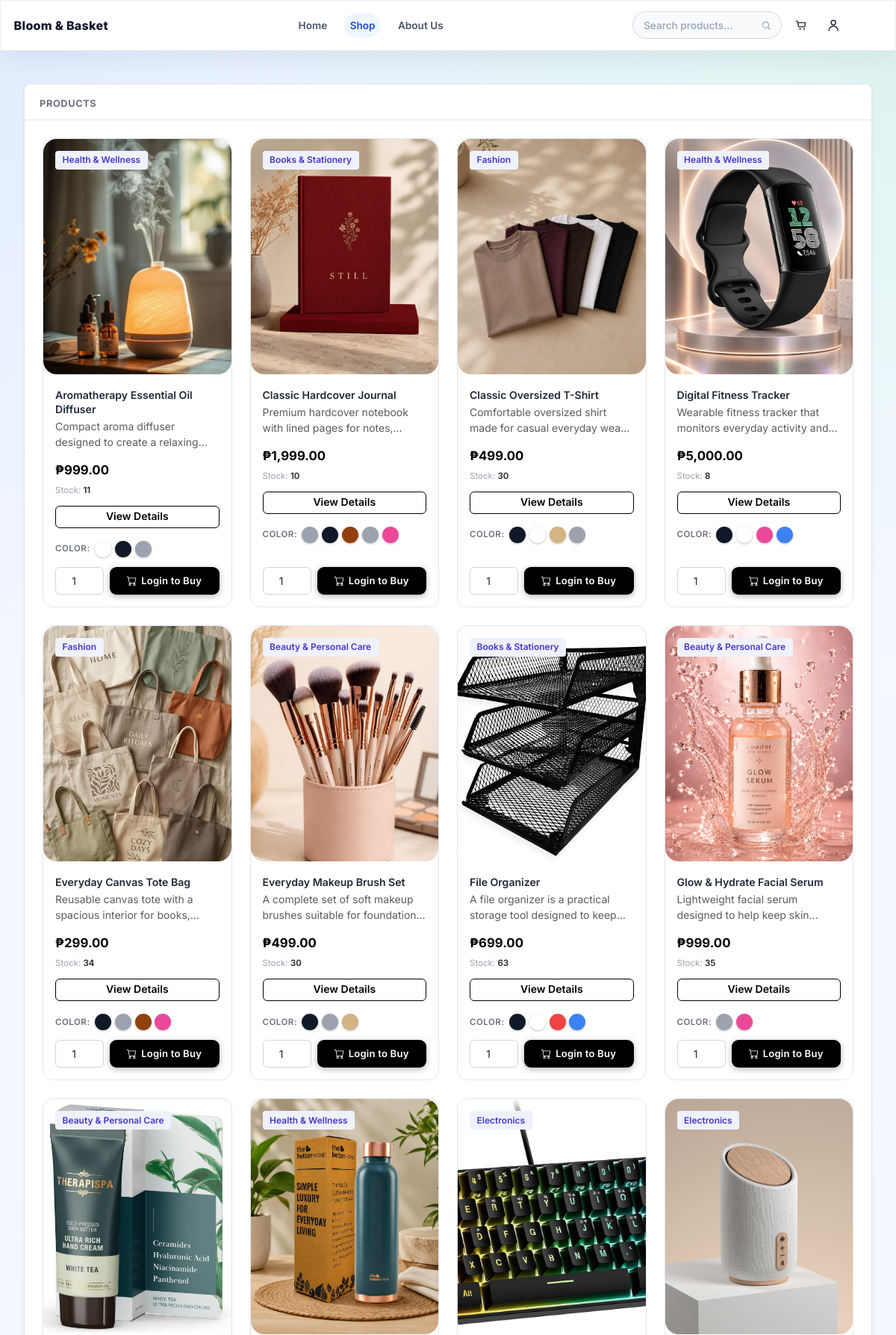
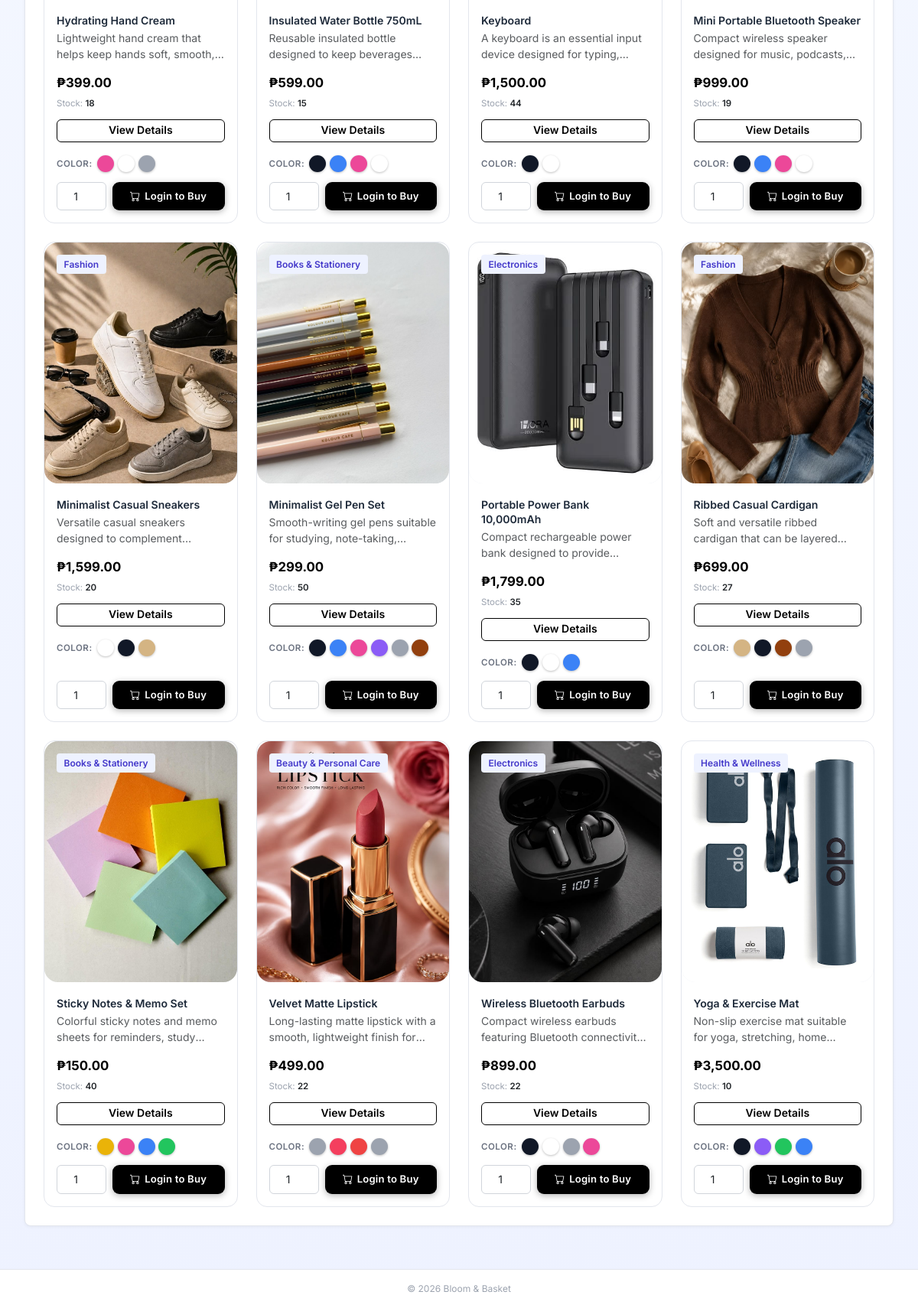
Screenshot of /browse.php with the database file from the repository (2 pictures, top to bottom).
### tables this page shows
CREATE TABLE `products` (
  `product_id` int(11) NOT NULL AUTO_INCREMENT,
  `category_id` int(11) NOT NULL,
  `created_by` int(11) DEFAULT NULL,
  `updated_by` int(11) DEFAULT NULL,
  `product_name` varchar(150) NOT NULL,
  `description` text DEFAULT NULL,
  `price` decimal(10,2) NOT NULL,
  `stock_quantity` int(11) NOT NULL DEFAULT 0,
  `image_url` varchar(255) DEFAULT NULL,
  `created_at` timestamp NOT NULL DEFAULT current_timestamp(),
  PRIMARY KEY (`product_id`),
  KEY `fk_products_category` (`category_id`),
  KEY `fk_products_created_by` (`created_by`),
  KEY `fk_products_updated_by` (`updated_by`),
  CONSTRAINT `fk_products_category` FOREIGN KEY (`category_id`) REFERENCES `categories` (`category_id`) ON DELETE CASCADE ON UPDATE CASCADE,
  CONSTRAINT `fk_products_created_by` FOREIGN KEY (`created_by`) REFERENCES `admins` (`admin_id`) ON DELETE SET NULL ON UPDATE CASCADE,
  CONSTRAINT `fk_products_updated_by` FOREIGN KEY (`updated_by`) REFERENCES `admins` (`admin_id`) ON DELETE SET NULL ON UPDATE CASCADE
);

CREATE TABLE `categories` (
  `category_id` int(11) NOT NULL AUTO_INCREMENT,
  `category_name` varchar(100) NOT NULL,
  `description` varchar(255) DEFAULT NULL,
  `created_at` timestamp NOT NULL DEFAULT current_timestamp(),
  PRIMARY KEY (`category_id`)
);

### includes/product_colors.php (called while the page is built, shortened)
<?php
function fetchProductColorsForIds(mysqli $conn, array $productIds): array
{
    $productIds = array_values(array_unique(array_map('intval', $productIds)));
    $placeholders = implode(',', array_fill(0, count($productIds), '?'));
    $types = str_repeat('i', count($productIds));
    $stmt = $conn->prepare("SELECT product_id, color FROM product_colors WHERE product_id IN ($placeholders) ORDER BY product_color_id ASC");
    $stmt->bind_param($types, ...$productIds);
    $stmt->execute();
    $rows = $stmt->get_result()->fetch_all(MYSQLI_ASSOC);
    $map = [];
    foreach ($rows as $row) {
        $map[(int)$row['product_id']][] = $row['color'];
    }
    return $map;
}

### includes/customer_system.php (called while the page is built, shortened)
<?php
function currentCustomerId(): ?int
{
    return !empty($_SESSION['customer_user_id']) ? (int)$_SESSION['customer_user_id'] : null;
}

### browse.php (the view, shortened to what this page needs)
<?php
require_once 'config/db.php';
require_once 'includes/customer_system.php';
require_once 'includes/product_colors.php';
function colorToCSS(string $name): string {
    $map = [
        'red' => '#ef4444', 'blue' => '#3b82f6', 'black' => '#111827',
        'white' => '#ffffff', 'green' => '#22c55e', 'yellow' => '#eab308',
        'purple' => '#8b5cf6', 'pink' => '#ec4899', 'orange' => '#f97316',
        'gray' => '#9ca3af', 'grey' => '#9ca3af', 'brown' => '#92400e',
        'gold' => '#f59e0b', 'silver' => '#cbd5e1', 'navy' => '#1e3a8a',
        'cyan' => '#06b6d4', 'teal' => '#14b8a6', 'lime' => '#84cc16',
        'rose' => '#f43f5e', 'amber' => '#f59e0b', 'emerald' => '#10b981',
        'indigo' => '#6366f1', 'violet' => '#7c3aed', 'beige' => '#d4b483',
    ];
    return $map[strtolower(trim($name))] ?? '#9ca3af';
}
function renderCartIcon(string $class = ''): string {
    $classAttr = $class !== '' ? ' class="' . htmlspecialchars($class, ENT_QUOTES) . '"' : '';
    return '<svg' . $classAttr . ' xmlns="http://www.w3.org/2000/svg" width="16" height="16" fill="currentColor" viewBox="0 0 16 16"><path d="M0 1.5A.5.5 0 0 1 .5 1H2a.5.5 0 0 1 .485.379L2.89 3H14.5a.5.5 0 0 1 .491.592l-1.5 8A.5.5 0 0 1 13 12H4a.5.5 0 0 1-.491-.408L2.01 3.607 1.61 2H.5a.5.5 0 0 1-.5-.5M3.102 4l1.313 7h8.17l1.313-7zM5 12a2 2 0 1 0 0 4 2 2 0 0 0 0-4m7 0a2 2 0 1 0 0 4 2 2 0 0 0 0-4m-7 1a1 1 0 1 1 0 2 1 1 0 0 1 0-2m7 0a1 1 0 1 1 0 2 1 1 0 0 1 0-2"/></svg>';
}
$conn = getConnection();
$searchTerm = trim((string)($_GET['q'] ?? ''));
$sql = 'SELECT p.product_id, p.product_name, p.description, c.category_name,
            p.price, p.stock_quantity, p.image_url
     FROM products p
     INNER JOIN categories c ON p.category_id = c.category_id';
$sql .= ' ORDER BY p.product_name ASC';
$stmt = $conn->prepare($sql);
if ($stmt) {
    $stmt->execute();
    $result = $stmt->get_result();
    $products = $result ? $result->fetch_all(MYSQLI_ASSOC) : [];
} else {
    $products = [];
}
$productColorMap = fetchProductColorsForIds($conn, array_column($products, 'product_id'));
$loggedIn = currentCustomerId() !== null;
?>
<!DOCTYPE html>
<html lang="en">
<head>
    <link rel="stylesheet" href="https://cdn.jsdelivr.net/npm/bootstrap@5.3.3/dist/css/bootstrap.min.css">
    <link rel="stylesheet" href="assets/style.css">
    <link rel="stylesheet" href="assets/customer.css">
    <link rel="stylesheet" href="assets/cart.css">
</head>
<body class="customer-ui customer-page">
<?php $customerActivePage = 'shop'; require_once 'includes/customer_nav.php'; ?>
<div id="main-content">
                <span class="d-inline-flex align-items-center gap-1"><?= renderCartIcon('cart-icon') ?> <span>View Shopping Cart</span></span>
    <div class="page-content">
        <div class="card mb-4">
            <div class="card-header-custom d-flex align-items-center justify-content-between gap-2 flex-wrap">
                <span>Products</span>
            </div>
            <div class="card-body p-4">
                <?php if (empty($products)): ?>
                    <div class="empty-state"><?php if ($searchTerm !== ''): ?>No products matched “<?= htmlspecialchars($searchTerm) ?>”. Try a different keyword or <a href="shop.php">clear the search</a>.<?php else: ?>No products available right now.<?php endif; ?></div>
                <?php else: ?>
                    <div class="row g-4">
                        <?php foreach ($products as $product):
                            $colors = $productColorMap[(int)$product['product_id']] ?? [];
                            $isOutOfStock = ((int)$product['stock_quantity'] <= 0);
                        ?>
                            <div class="col-sm-6 col-lg-4 col-xl-3">
                                <div class="product-catalog-card <?= $isOutOfStock ? 'opacity-75' : '' ?>" id="pcard-<?= (int)$product['product_id'] ?>">
                                    <div class="product-img-wrap position-relative">
                                            <?php if (!empty($product['image_url'])): ?>
                                                <a href="product_details.php?product_id=<?= (int)$product['product_id'] ?>">
                                                    <img src="<?= htmlspecialchars($product['image_url']) ?>" alt="<?= htmlspecialchars($product['product_name']) ?>">
                                                </a>
                                            <?php else: ?>
                                                <a href="product_details.php?product_id=<?= (int)$product['product_id'] ?>" class="d-inline-block w-100">
                                                    <div class="no-img-placeholder">🛍️</div>
                                                </a>
                                            <?php endif; ?>
                                        <span class="cat-badge mb-1 position-absolute top-0 start-0 m-3"><?= htmlspecialchars($product['category_name']) ?></span>
                                    </div>
                                    <div class="product-info">
                                        <div class="catalog-product-name"><?= htmlspecialchars($product['product_name']) ?></div>
                                        <p class="text-muted small mb-2" style="display:-webkit-box;-webkit-line-clamp:2;-webkit-box-orient:vertical;overflow:hidden;min-height:2.4em;">
                                            <?= htmlspecialchars($product['description'] ?? 'No description provided.') ?>
                                        </p>
                                        <div class="catalog-price">&#8369;<?= number_format((float)$product['price'], 2) ?></div>
                                        <div class="catalog-stock mb-2">
                                            <?php if ($isOutOfStock): ?>
                                                <span class="text-danger fw-bold">Out of Stock</span>
                                            <?php else: ?>
                                                Stock: <span class="fw-semibold text-dark"><?= (int)$product['stock_quantity'] ?></span>
                                            <?php endif; ?>
                                        </div>
                                        <a href="product_details.php?product_id=<?= (int)$product['product_id'] ?>" class="btn btn-outline-primary btn-sm w-100 mb-2">
                                            View Details
                                        </a>
                                        <?php if (!empty($colors) && !$isOutOfStock): ?>
                                            <div class="color-picker-wrap">
                                                <span class="color-picker-label">Color:</span>
                                                <div class="color-swatches" data-selected="">
                                                    <?php foreach ($colors as $color): ?>
                                                        <button type="button"
                                                                class="color-swatch"
                                                                data-color="<?= htmlspecialchars($color) ?>"
                                                                style="background:<?= colorToCSS($color) ?>"
                                                                title="<?= htmlspecialchars($color) ?>">
                                                        </button>
                                                    <?php endforeach; ?>
                                                </div>
                                            </div>
                                        <?php endif; ?>
                                        <?php if (!$isOutOfStock): ?>
                                            <div class="d-flex align-items-center gap-2 mt-auto pt-2">
                                                <input type="number" class="form-control form-control-sm add-qty-input"
                                                       id="add-qty-<?= (int)$product['product_id'] ?>" value="1" min="1" max="<?= (int)$product['stock_quantity'] ?>"
                                                       style="width: 65px; text-align: center;">
                                                <button class="btn-add-cart flex-grow-1"
                                                        id="add-btn-<?= (int)$product['product_id'] ?>"
                                                        onclick="addToCart(<?= (int)$product['product_id'] ?>, this)">
                                                    <span class="btn-icon"><?= renderCartIcon('cart-icon') ?></span>
                                                    <span><?= $loggedIn ? 'Add to Cart' : 'Login to Buy' ?></span>
                                                </button>
                                            </div>
                                        <?php else: ?>
                                            <button class="btn btn-secondary btn-sm w-100 mt-auto" disabled>Out of Stock</button>
                                        <?php endif; ?>
                                    </div>
                                </div>
                            </div>
                        <?php endforeach; ?>
                    </div>
                <?php endif; ?>
            </div>
        </div>
    </div>
    <div class="page-footer">
        &copy; <?= date('Y') ?> Bloom &amp; Basket
    </div>
</div>
</body>
</html>

### rows the page displays
products: image_url (picture), category.category_name "Health & Wellness", product_name "Aromatherapy Essential Oil Diffuser", description "Compact aroma diffuser designed to create a…", price "999.00", stock_quantity "11"
products: image_url (picture), category.category_name "Books & Stationery", product_name "Classic Hardcover Journal", description "Premium hardcover notebook with lined pages for…", price "1,999.00", stock_quantity "10"
products: image_url (picture), category.category_name "Fashion", product_name "Classic Oversized T-Shirt", description "Comfortable oversized shirt made for casual everyday…", price "499.00", stock_quantity "30"
products: image_url (picture), category.category_name "Health & Wellness", product_name "Digital Fitness Tracker", description "Wearable fitness tracker that monitors everyday activity…", price "5,000.00", stock_quantity "8"
products: image_url (picture), category.category_name "Fashion", product_name "Everyday Canvas Tote Bag", description "Reusable canvas tote with a spacious interior for…", price "299.00", stock_quantity "34"
products: image_url (picture), category.category_name "Beauty & Personal Care", product_name "Everyday Makeup Brush Set", description "A complete set of soft makeup brushes suitable for…", price "499.00", stock_quantity "30"
products: image_url (picture), category.category_name "Books & Stationery", product_name "File Organizer", description "A file organizer is a practical storage tool designed to…", price "699.00", stock_quantity "63"
products: image_url (picture), category.category_name "Beauty & Personal Care", product_name "Glow & Hydrate Facial Serum", description "Lightweight facial serum designed to help keep…", price "999.00", stock_quantity "35"
products: image_url (picture), category.category_name "Beauty & Personal Care", product_name "Hydrating Hand Cream", description "Lightweight hand cream that helps keep hands soft,…", price "399.00", stock_quantity "18"
products: image_url (picture), category.category_name "Health & Wellness", product_name "Insulated Water Bottle 750mL", description "Reusable insulated bottle designed to keep…", price "599.00", stock_quantity "15"
products: image_url (picture), category.category_name "Electronics", product_name "Keyboard", description "A keyboard is an essential input device designed for…", price "1,500.00", stock_quantity "44"
products: image_url (picture), category.category_name "Electronics", product_name "Mini Portable Bluetooth Speaker", description "Compact wireless speaker designed for music,…", price "999.00", stock_quantity "19"
products: image_url (picture), category.category_name "Fashion", product_name "Minimalist Casual Sneakers", description "Versatile casual sneakers designed to…", price "1,599.00", stock_quantity "20"
products: image_url (picture), category.category_name "Books & Stationery", product_name "Minimalist Gel Pen Set", description "Smooth-writing gel pens suitable for studying,…", price "299.00", stock_quantity "50"
products: image_url (picture), category.category_name "Electronics", product_name "Portable Power Bank 10,000mAh", description "Compact rechargeable power bank designed to…", price "1,799.00", stock_quantity "35"
products: image_url (picture), category.category_name "Fashion", product_name "Ribbed Casual Cardigan", description "Soft and versatile ribbed cardigan that can be…", price "699.00", stock_quantity "27"
products: image_url (picture), category.category_name "Books & Stationery", product_name "Sticky Notes & Memo Set", description "Colorful sticky notes and memo sheets for reminders,…", price "150.00", stock_quantity "40"
products: image_url (picture), category.category_name "Beauty & Personal Care", product_name "Velvet Matte Lipstick", description "Long-lasting matte lipstick with a smooth, lightweight finish…", price "499.00", stock_quantity "22"
products: image_url (picture), category.category_name "Electronics", product_name "Wireless Bluetooth Earbuds", description "Compact wireless earbuds featuring Bluetooth…", price "899.00", stock_quantity "22"
products: image_url (picture), category.category_name "Health & Wellness", product_name "Yoga & Exercise Mat", description "Non-slip exercise mat suitable for yoga, stretching,…", price "3,500.00", stock_quantity "10"
